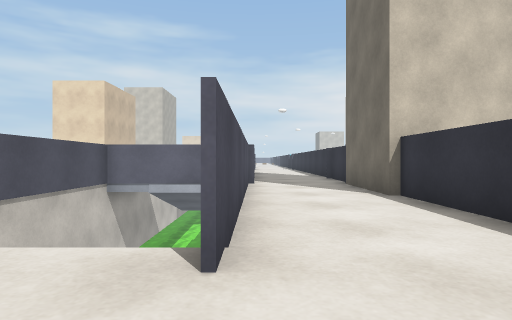
view 1 (above)

17 first-person views from a walk through a Unity game level. The camera is 0.59 m above the floor, looks level and sees 75° across. The floor is counted in squares, 1 m on a side. Each view is taken from the middle of a square. On the plan, view 1 faces up. The plan holds only what a view shows up to about 9 squares ahead; the rest is blank. The place goes on beyond the plan. Surface patterns are stand-ins for the level's own textures.

view 2
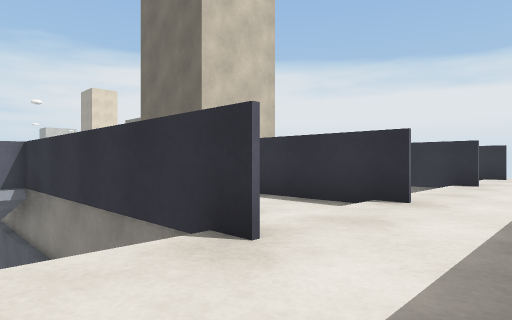

view 3
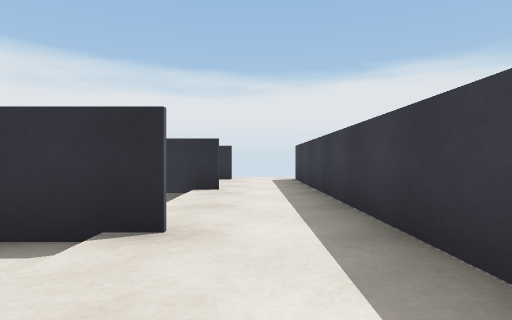

view 4
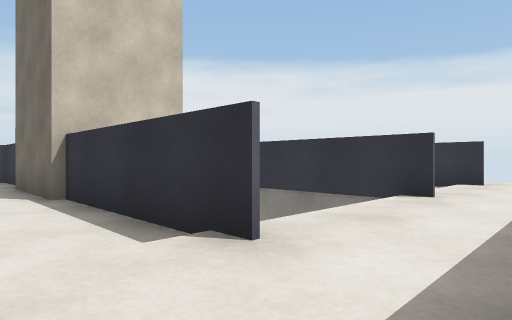

view 5
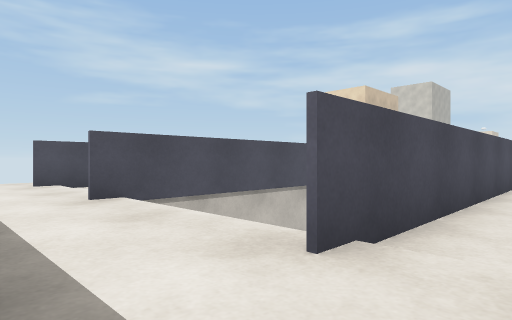

view 6
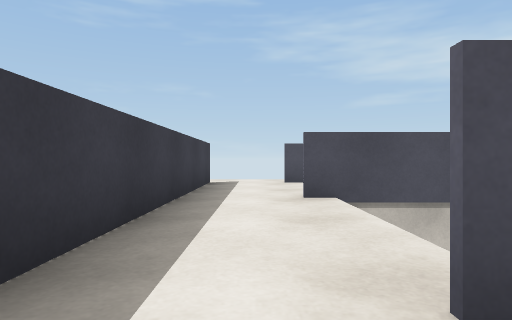

view 7
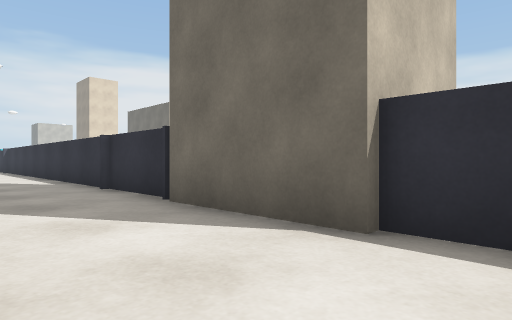

view 8
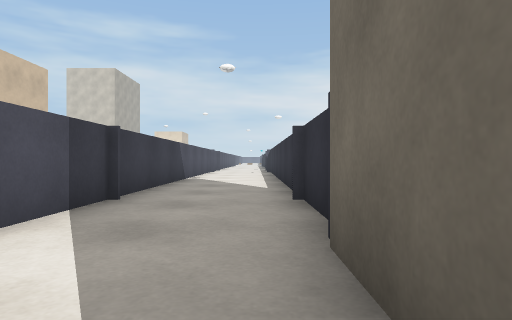

view 9
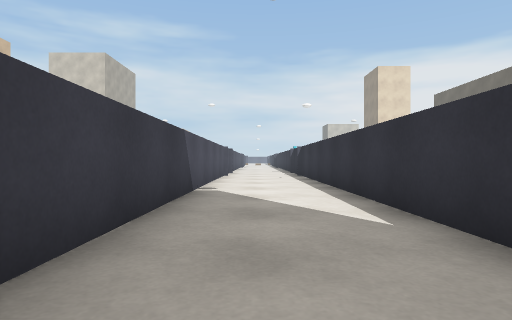

view 10
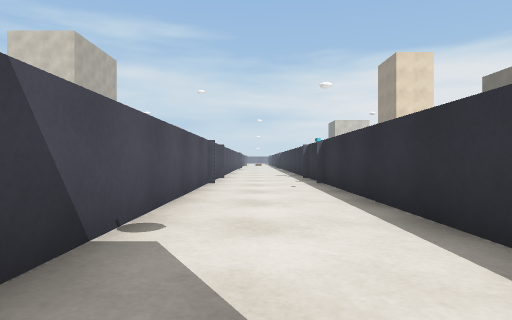

view 11
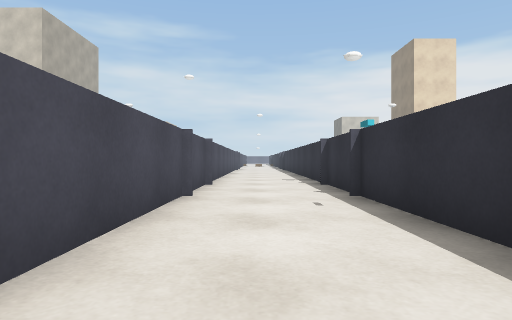

view 12
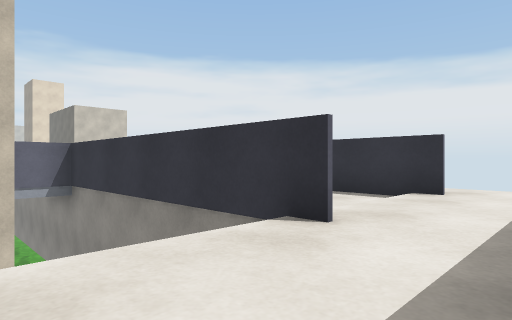

view 13
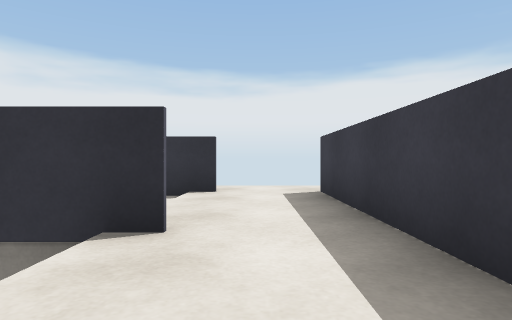

view 14
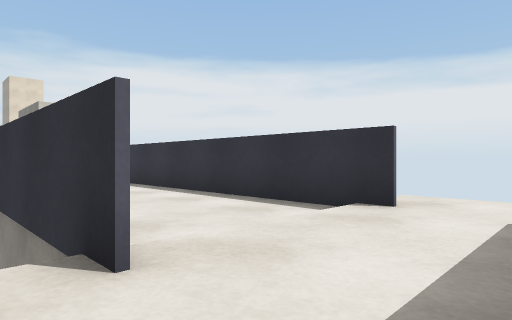

view 15
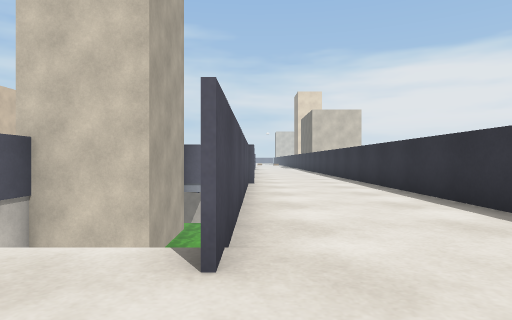

view 16
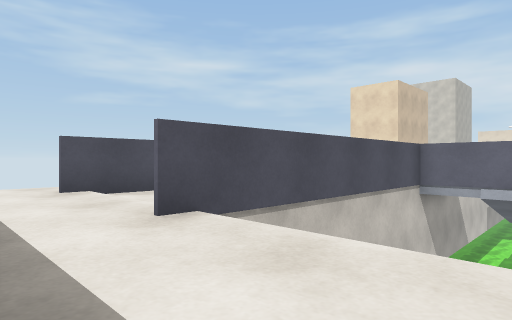

view 17
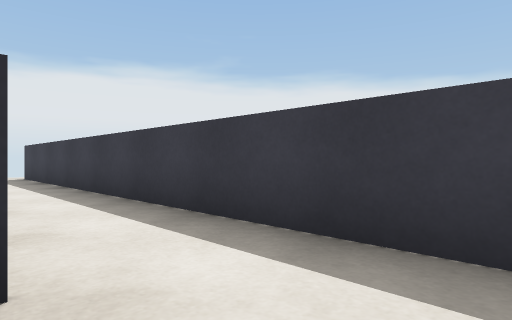

### Floor plan
Key: @ floor where view 1 was taken; # wall or solid block; x gap in a wall; . main floor; : floor 0.1 m higher than the main floor; v drop or lower ground.
Columns run from 9 left of view 1 to 12 right of it. Each row starts with its distance up from view 1.
 26         ##..#
 25         #...#
 24         #...#
 23         #...#
 22         #...#
 21         #...#
 20         #...#
 19         #...#
 18         #...#
 17         #...#
 16         #...#
 15         #...#
 14         #...#
 13         #...#
 12         #...#
 11         #...#
 10      ####...#  #
  9      #v #...####....#
  8      #vv#...####....#
  7      #  #...####....#
  6      #  #...#vv#....#
  5      #  #...#  #....#
  4  #   #  #...#  #....#
  3  #.. #   #..#   #..#
  2 :#:::#:::#::#:::#::#:v
  1 :::::::::::::::::::::v
  0  ::::::::@:::::::::::
 -1   #################x

Positions as (right, up) in squares from view 1, and headings:
1: (0, 0), facing up
2: (-2, 0), facing up-right
3: (0, 1), facing right
4: (1, 0), facing up-right
5: (1, 0), facing up-left
6: (1, 1), facing left
7: (0, 5), facing up-right
8: (2, 7), facing up
9: (1, 11), facing up
10: (1, 15), facing up
11: (1, 18), facing up
12: (4, 0), facing up-right
13: (4, 1), facing right
14: (6, 0), facing up-right
15: (7, 0), facing up
16: (-1, 0), facing up-left
17: (-2, 2), facing down-right
